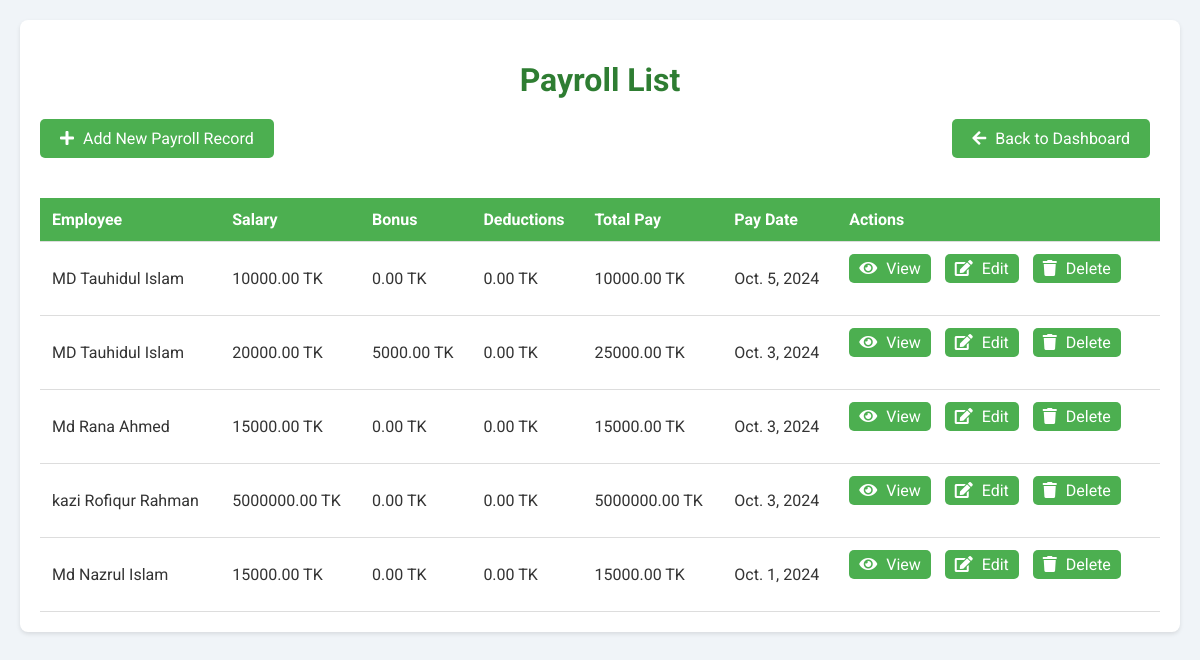
Screenshot of /payroll/ (signed in) with the database file from the repository.
### hospital/models.py (models this page shows, shortened)
class Payroll(models.Model):
    employee = models.ForeignKey(Employee, on_delete=models.CASCADE)
    salary = models.DecimalField(max_digits=10, decimal_places=2)
    bonus = models.DecimalField(max_digits=10, decimal_places=2, default=0)
    deductions = models.DecimalField(max_digits=10, decimal_places=2, default=0)
    pay_date = models.DateField()
    def total_pay(self):
        return self.salary + self.bonus - self.deductions

class Employee(models.Model):
    name = models.CharField(max_length=100)
    position = models.CharField(max_length=100, null=True, blank=True)
    department = models.CharField(max_length=100, null=True, blank=True)
    phone_number = models.CharField(max_length=15, null=True, blank=True)
    email = models.EmailField(null=True, blank=True)
    photo = models.ImageField(upload_to='employee_photos/', null=True, blank=True)
    joining_date = models.DateField(null=True, blank=True)

### hospital/views.py (the view)
# urls.py: path('payroll/', views.payroll_list, name='payroll_list'),
@login_required
def payroll_list(request):
    payrolls = Payroll.objects.all().order_by('-pay_date')
    return render(request, 'hospital/payroll_list.html', {'payrolls': payrolls})

### hospital/templates/hospital/payroll_list.html (shortened to what this page needs)
<!DOCTYPE html>
<html lang="en">
<head>
    <link rel="stylesheet" href="https://cdnjs.cloudflare.com/ajax/libs/font-awesome/5.15.3/css/all.min.css">
</head>
<body>
    <div class="container">
        <h1>Payroll List</h1>
        <div class="action-buttons">
            <a href="{% url 'payroll_add' %}" class="btn">
                <i class="fas fa-plus"></i> Add New Payroll Record
            </a>
            <a href="{% url 'dashboard' %}" class="btn btn-back">
                <i class="fas fa-arrow-left"></i> Back to Dashboard
            </a>
        </div>
        <table>
            <thead>
                <tr>
                    <th>Employee</th>
                    <th>Salary</th>
                    <th>Bonus</th>
                    <th>Deductions</th>
                    <th>Total Pay</th>
                    <th>Pay Date</th>
                    <th>Actions</th>
                </tr>
            </thead>
            <tbody>
                {% for payroll in payrolls %}
                <tr>
                    <td>{{ payroll.employee.name }}</td>
                    <td>{{ payroll.salary }} TK</td>
                    <td>{{ payroll.bonus }} TK</td>
                    <td>{{ payroll.deductions }} TK</td>
                    <td>{{ payroll.total_pay }} TK</td>
                    <td>{{ payroll.pay_date }}</td>
                    <td>
                        <a href="{% url 'payroll_view' payroll.id %}" class="btn" style="padding: 5px 10px;">
                            <i class="fas fa-eye"></i> View
                        </a>
                        <a href="{% url 'payroll_edit' payroll.id %}" class="btn" style="padding: 5px 10px;">
                            <i class="fas fa-edit"></i> Edit
                        </a>
                        <a href="{% url 'payroll_delete' payroll.id %}" class="btn" style="padding: 5px 10px;">
                            <i class="fas fa-trash"></i> Delete
                        </a>
                    </td>
                </tr>
                {% endfor %}
            </tbody>
        </table>
    </div>
</body>
</html>

### hospital/templates/hospital/payroll_list.html (style rules this page uses)
body { font-family: 'Roboto', sans-serif; background-color: #f0f4f8; margin: 0; padding: 20px; color: #333; }
.container { max-width: 1200px; margin: 0 auto; background-color: #fff; padding: 20px; border-radius: 8px; box-shadow: 0 2px 4px rgba(0, 0, 0, 0.1); }
h1 { color: #2e7d32; text-align: center; margin-bottom: 20px; }
table { width: 100%; border-collapse: collapse; margin-top: 20px; }
th, td { padding: 12px; text-align: left; border-bottom: 1px solid #ddd; }
th { background-color: #4CAF50; color: white; }
.btn { display: inline-block; padding: 10px 20px; background-color: #4CAF50; color: white; text-decoration: none; border-radius: 5px; transition: background-color 0.3s ease; margin-right: 10px; margin-bottom: 20px; }
.btn i { margin-right: 5px; }
.btn-back { float: right; }
.action-buttons { display: flex; justify-content: space-between; align-items: center; }

### rows the page displays
Payroll: employee.name "MD Tauhidul Islam", salary "10000.00", bonus "0.00", deductions "0.00", total_pay "10000.00", pay_date "Oct. 5, 2024"
Payroll: employee.name "MD Tauhidul Islam", salary "20000.00", bonus "5000.00", deductions "0.00", total_pay "25000.00", pay_date "Oct. 3, 2024"
Payroll: employee.name "Md Rana Ahmed", salary "15000.00", bonus "0.00", deductions "0.00", total_pay "15000.00", pay_date "Oct. 3, 2024"
Payroll: employee.name "kazi Rofiqur Rahman", salary "5000000.00", bonus "0.00", deductions "0.00", total_pay "5000000.00", pay_date "Oct. 3, 2024"
Payroll: employee.name "Md Nazrul Islam", salary "15000.00", bonus "0.00", deductions "0.00", total_pay "15000.00", pay_date "Oct. 1, 2024"
